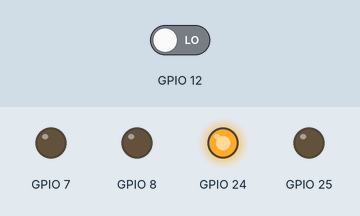
Bench run of a program on a simulated Raspberry Pi (BCM pin numbers). Shown: output pins drawn as LEDs (lit = HIGH). Inputs (shaded band) come from the test bench; at power-on: GPIO 12 LOW.

Above: at 1.2 s.
1.3 s: GPIO 12 driven HIGH
At 3.2 s:
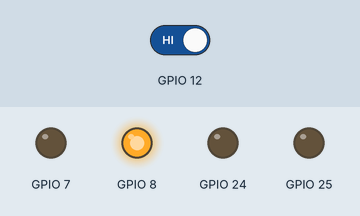
5.2 s: GPIO 12 driven LOW
At 6.5 s:
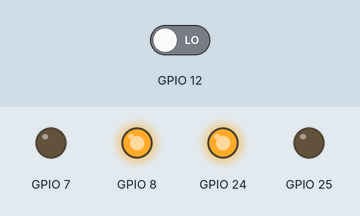
6.8 s: GPIO 12 driven HIGH
At 7.23 s:
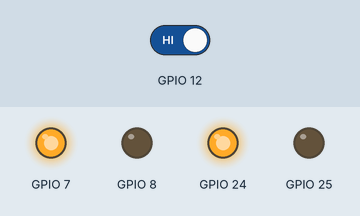
Timing chart, 0 to 14.8 s (numbered marks = the images above; inputs shaded):
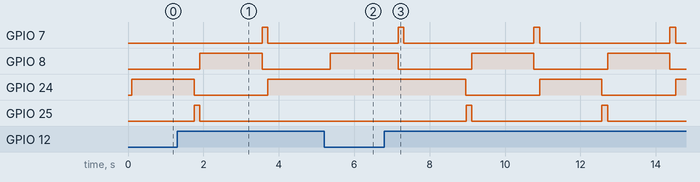

Measured:
- after the input at 1.3 s, GPIO 7: LOW → HIGH after 2.3 s, → LOW 0.15 s later; GPIO 8: LOW → HIGH after 0.61 s instead of 0.46 s; GPIO 24: HIGH → LOW after 0.46 s, → HIGH 2.0 s later; GPIO 25: LOW → HIGH after 0.46 s, → LOW 0.15 s later
- after the input at 5.2 s, GPIO 24: stays HIGH (without the input it goes to LOW after 0.16 s); GPIO 25: stays LOW (without the input it goes to HIGH after 0.16 s)
- after the input at 6.8 s, GPIO 7: alternates HIGH for 0.15 s and LOW for 3.5 s, starting after 0.36 s; GPIO 8: alternates HIGH for 1.7 s and LOW for 2.0 s, starting after 0.36 s; GPIO 24: alternates HIGH for 1.7 s and LOW for 2.0 s, starting after 2.2 s; GPIO 25: alternates HIGH for 0.15 s and LOW for 3.5 s, starting after 2.2 s

The program:

Chenillard.py
```python
import smbus
import time
from gpio import *
lp = [7,8,25,24]
bp = 12
seuil = [6400, 12800, 19200, 25600]
offset = 8100

def read_pot(address, CONFIG):
        bus.write_byte(address, CONFIG)
        data = bus.read_i2c_block_data(address, 0x00, 2)
        result = data[0]*256 + data[1]
        return data[0]*256+data[1]


for i in range(len(lp)):
   closepin(lp[i])
   initpin(lp[i], "out")

initpin(bp, "in")
c = 0
data = 0.05

while 1:
   time.sleep(0.1)
   if readpin(bp) == False:
      lp = lp[::-1]
   setpin(lp[c%4-1], 0)
   setpin(lp[c%4], 1)
   c = c + 1
   data = data + 1.5
   time.sleep(data%3) 
```

gpio.py
```python
def initpin(pin_no, pin_direction):
    try:
        fp1 = open("/sys/class/gpio/export","w")
        fp1.write(str(pin_no))
        fp1.close()
    except IOError:
       print("GPIO %s already Exists, so skipping export gpio" % (str(pin_no), ))

    gpioopnum = "gpio%s" % (str(pin_no), )
    pin1dir = open("/sys/class/gpio/"+gpioopnum+"/direction","w")
    pin1dir.write(pin_direction)
    pin1dir.close()

def setpin(pin_no, pin_value):
    gpioopnum = "gpio%s" % (str(pin_no), )
    pin1dir = open("/sys/class/gpio/"+gpioopnum+"/value","w")
    pin1dir.write(str(pin_value))
    pin1dir.close()


def readpin(pin_no):
    gpioopnum = "gpio%s" % (str(pin_no), )
    pin1val = open("/sys/class/gpio/"+gpioopnum+"/value","r")
    output = pin1val.read()
    pin1val.close()
    return output.startswith("1")


def closepin(pins):
    try:
        fp4 = open("/sys/class/gpio/unexport","w")
        fp4.write(str(pins))
        fp4.close()
    except IOError:
        print("GPIO %s is not found, so skipping unexport gpio" % (str(pins), ))
```
